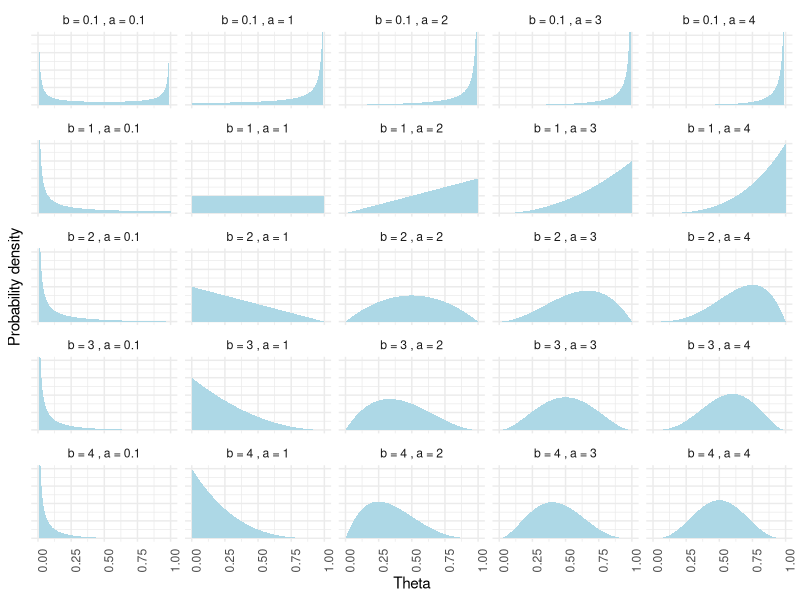
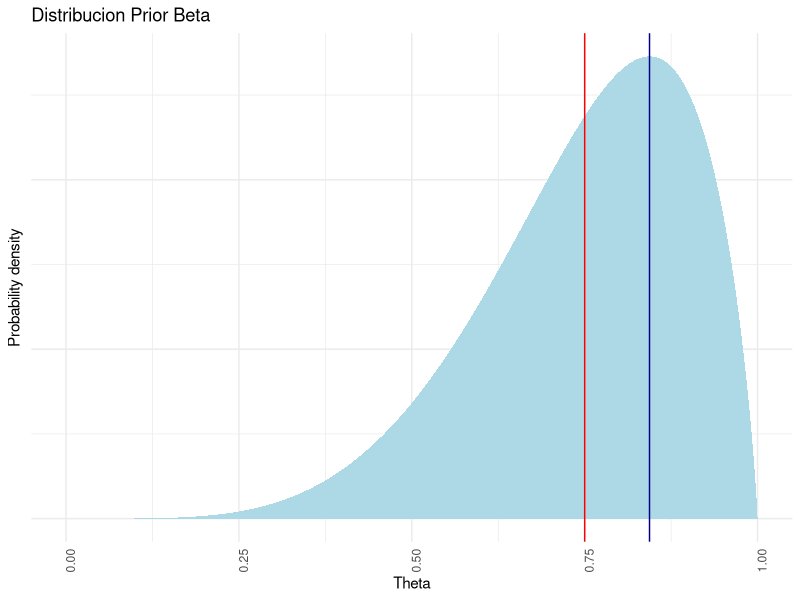
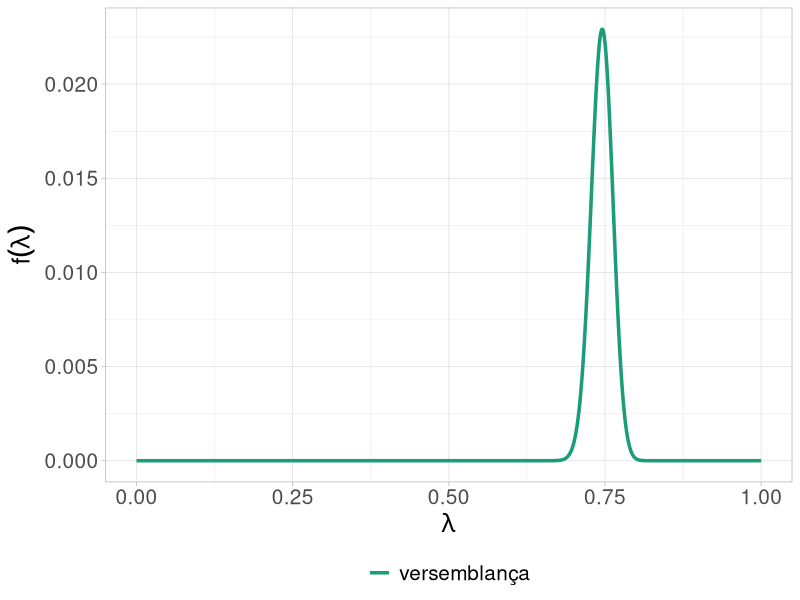
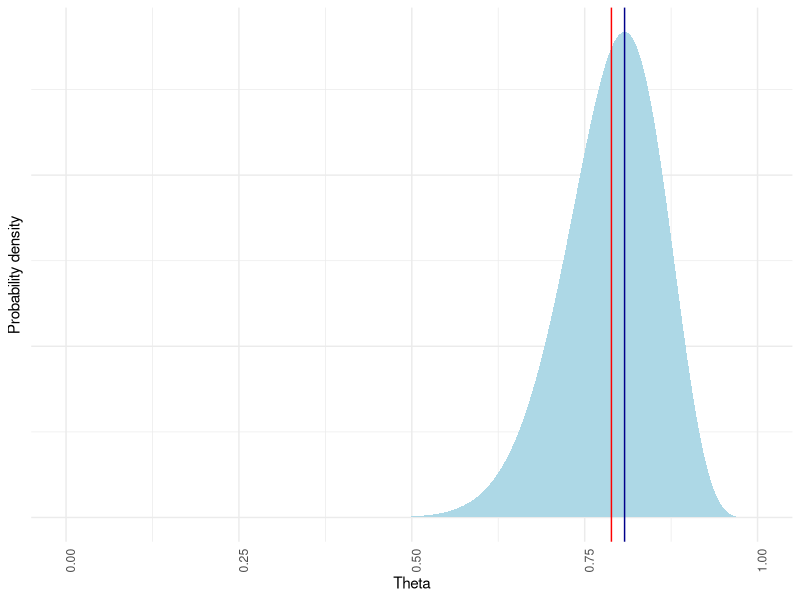
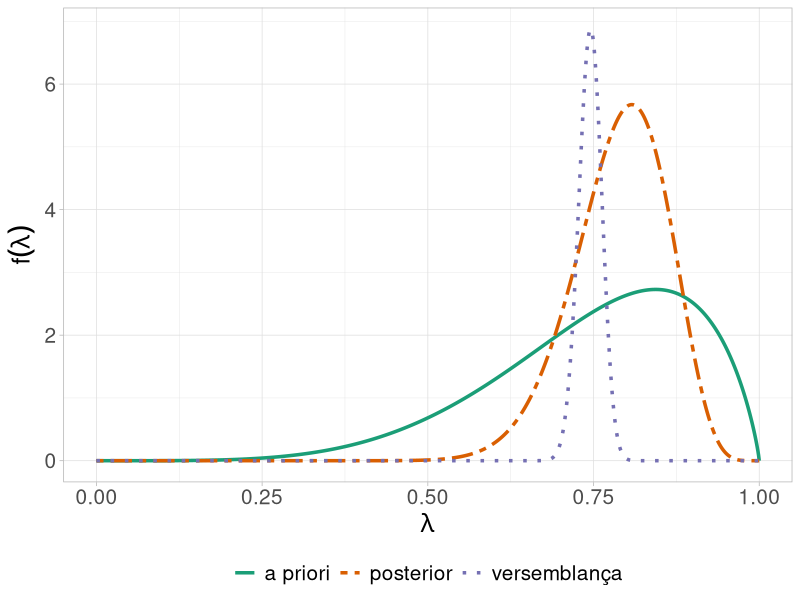
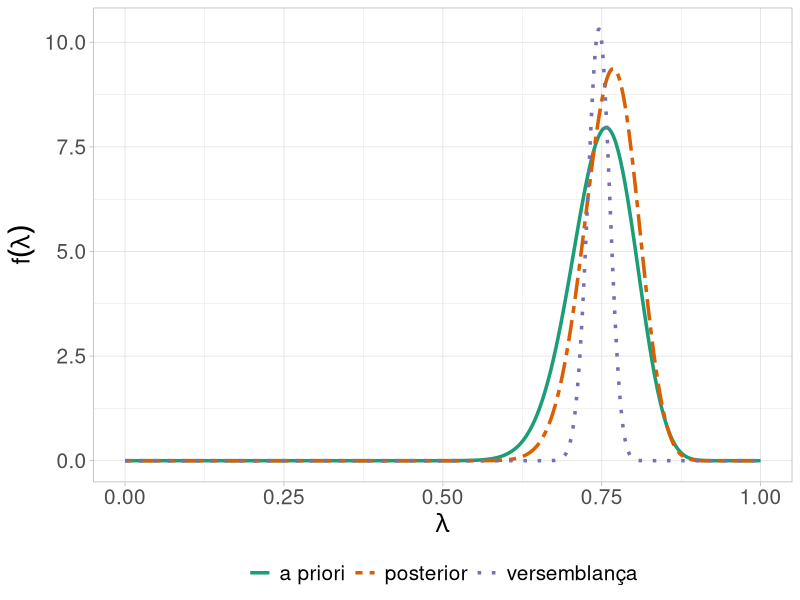

Generate these figures, in order, with R:
## ---- chunk 1
library(dplyr)
library(ggplot2)
## ---- chunk 2
i = 1
df_list = list()
for(a in c(0.1, 1, 2, 3, 4)){ #Combinamos los valores del vector a con el vector b. 5x5 = 25 combinaciones
    for(b in c(0.1, 1, 2, 3, 4)){
        x = seq(0, 1, 0.01) #El rango, que ha de ser entre 0 y 1.
        y = dbeta(x, shape1=a, shape2=b) # La función que vamos a dibujar
        df_list[[i]] = data.frame(x=x, y=y, 
                                  group = paste("b =", b, ", a =", a))
        i = i + 1
    }
}

df = bind_rows(df_list)
ggplot(df, aes(x, y)) + 
  geom_area(fill="lightblue") + 
  facet_wrap(~ group)+
  coord_cartesian(ylim=c(0,4))+
  theme_minimal()+
  theme(axis.text.x = element_text(angle = 90, hjust = 1),
        axis.text.y = element_blank())+
  xlab("Theta")+
  ylab("Probability density")
## ---- chunk 3
#Hallamos a,b sabiendo la media y sigma

mu <- 0.75 # seria la media del % de acierto que entendemos por nuestro conocimiento
sigma <- 0.15 # es el margen por la falta de conocimiento que tenemos. la varibilidad de la media.

c <- mu * (1 - mu) / (sigma^2) -1
a <- mu * c;a
b <- (1 - mu)*c;b

# los valores a,b definen una distribución Beta para esa media y varianza


x = seq(0, 1, 0.001) # el rango, siempre entre 0,1
y = dbeta(x, shape1=a, shape2=b) #Dibujamos la función
VectorPrior = data.frame(x=x, y=y) #dibujamos el vector
mean=a/(a+b)
mode=(a-1)/(a+b-2)

ggplot(VectorPrior, aes(x, y)) + 
  geom_area(fill="lightblue") + 
  theme_minimal()+
  theme(axis.text.x = element_text(angle = 90, hjust = 1),
        axis.text.y = element_blank())+
  geom_vline(xintercept = mean, colour="red")+  #En rojo la media
  geom_vline(xintercept = mode, colour="darkblue")+#En azul la moda
  xlab("Theta")+
  ylab("Probability density")+
  ggtitle("Distribucion Prior Beta")

## ---- chunk 4
num_random <- 25
prob <- 0.75
n <- 25
obs <- rbinom(num_random, prob = prob, size = n)
## ---- chunk 5
# El valor para las observaciones para unas probabilidades concretas es:
prod(dbinom(x = obs, prob = prob, size = n))
## ---- chunk 6
sum(dbinom(x = obs, prob = prob, size = n, log = T))
## ---- chunk 7
LikelihoodFunction <- function(prob, size, data){
  LL <- prod(dbinom(x = data, prob = prob, size = size)) 
  return(LL)
}
## ---- chunk 8
rango <- x
LikelihoodVector <- sapply(rango, FUN = LikelihoodFunction, size = 25, data = obs)
## ---- chunk 9
LikelihoodVector = LikelihoodVector/sum(LikelihoodVector) #Normalizamos para poder dibujar junto las otras distribuciones
LikelihoodVectorPlot <- data.frame(x = rango, y = LikelihoodVector, class = "versemblança")
ggplot(data = LikelihoodVectorPlot) +
  geom_line(aes(x = rango, y = y, color = class, linetype = class), 
            size = 1.2) +
           scale_linetype_manual(values=c("solid"))+
           scale_color_brewer(palette="Dark2") +
           ylab(expression(f(lambda))) +
           xlab(expression(lambda)) +
           theme_light() +
           theme(axis.text  = element_text(size=15),
               axis.title = element_text(size=18),
               legend.text = element_text(size=15)) +
           theme(legend.position = "bottom", legend.title = element_blank())
## ---- chunk 10
aP= a + 20;aP # Suma suceso éxito - anota el TL
bP= b + 5;bP  # Auma falla el TL de los 20 que damos por bueno
x = rango # el rango, siempre entre 0,1
y = dbeta(x, shape1=aP, shape2=bP) #Dibujamos la función
VectorPosterior = data.frame(x=x, y=y) #dibujamos el vector

meanP=aP/(aP+bP);meanP
modeP=(aP-1)/(aP+bP-2)

ggplot(VectorPosterior, aes(x, y)) + 
  geom_area(fill="lightblue") + 
  theme_minimal()+
  theme(axis.text.x = element_text(angle = 90, hjust = 1),
        axis.text.y = element_blank())+
  geom_vline(xintercept = meanP, colour="red")+  #En rojo la media
  geom_vline(xintercept = modeP, colour="darkblue")+#En azul la moda
  xlab("Theta")+
  ylab("Probability density")

## ---- chunk 11
#Normalizamos el vector de verosimilitud cuya integral sería 1, para compararlo con las distribuciones "prior" y "posterior"


VectorPrior <- data.frame(
        x = rango , #rango
        y = dbeta(x, shape1=a, shape2=b), #funció a priori Gamma - amb valors a,b calculats.
        class = "a priori")

LikelihoodVectorNorm<- data.frame(
        x = rango, # rango
        y = LikelihoodVector*300, #Multiplicamos por 300 para que sea comparable a la previa y la posterior
        class = "versemblança")

VectorPosterior <- data.frame(
       x = rango , #rango
       y = dbeta(x, shape1=aP, shape2=bP), #funció a priori Gamma - amb valors a,b calculats.
       class = "posterior")


data_plot <- rbind(LikelihoodVectorNorm, VectorPrior, VectorPosterior)
ggplot(data = data_plot) +
  geom_line(aes(x = x, y = y, color = class, linetype = class), 
            size = 1.2) +
  ylab(expression(f(lambda))) +
  xlab(expression(lambda)) +
  theme_light() +
  theme(axis.text  = element_text(size=15),
        axis.title = element_text(size=18),
        legend.text = element_text(size=15)) +
  scale_linetype_manual(values=c("solid", "twodash", "dotted"))+
  scale_color_brewer(palette="Dark2") +
  theme(legend.position = "bottom", legend.title=element_blank())

## ---- chunk 12
q = 0.8
1- pbeta(q, aP, bP)
## ---- chunk 13
#Recalculamos los valores prior
mu <- 0.75 # seria la media del % de acierto que entendemos por nuestro conocimiento
sigma <- 0.05 # sigma modificada gracias a nuestro nuevo conicimiento.

c <- mu * (1 - mu) / (sigma^2) -1
a <- mu * c;a
b <- (1 - mu)*c;b

#Actualizamos también los parámetros a posterior

aP= a + 20;aP # Suma suceso éxito - anota el TL
bP= b + 5;bP  # Auma falla el TL de los 20 que damos por bueno


VectorPrior <- data.frame(
        x = rango , #rango
        y = dbeta(x, shape1=a, shape2=b), #funció a priori Gamma - amb valors a,b calculats.
        class = "a priori")

LikelihoodVectorNorm<- data.frame(
        x = rango, # rango
        y = LikelihoodVector*450,
        class = "versemblança")

VectorPosterior <- data.frame(
       x = rango , #rango
       y = dbeta(x, shape1=aP, shape2=bP), #funció a priori Gamma - amb valors a,b calculats.
       class = "posterior")


data_plot <- rbind(LikelihoodVectorNorm, VectorPrior, VectorPosterior)
ggplot(data = data_plot) +
  geom_line(aes(x = x, y = y, color = class, linetype = class), 
            size = 1.2) +
  ylab(expression(f(lambda))) +
  xlab(expression(lambda)) +
  theme_light() +
  theme(axis.text  = element_text(size=15),
        axis.title = element_text(size=18),
        legend.text = element_text(size=15)) +
  scale_linetype_manual(values=c("solid", "twodash", "dotted"))+
  scale_color_brewer(palette="Dark2") +
  theme(legend.position = "bottom", legend.title=element_blank())

## ---- chunk 14
q = 0.8
1- pbeta(q, aP, bP)
